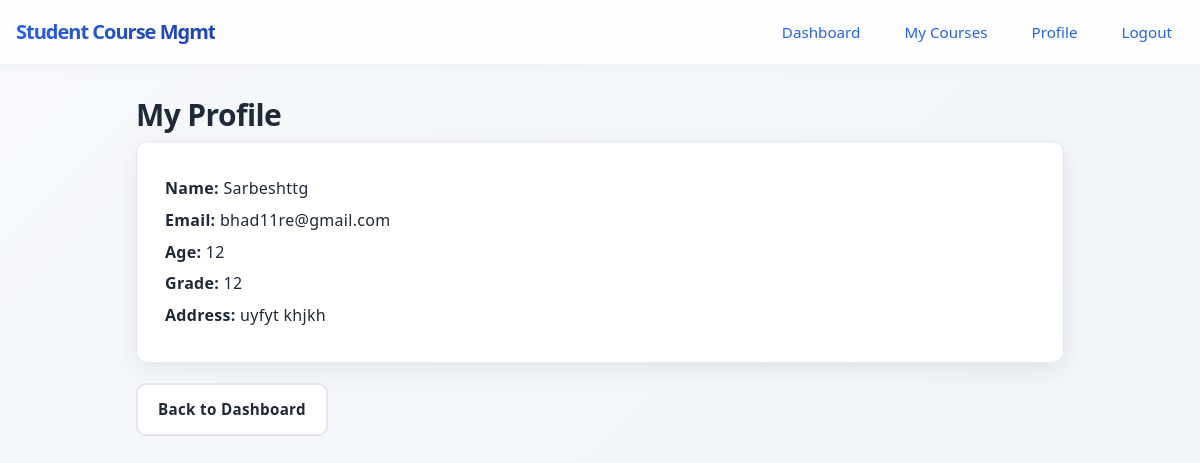
The app's page /student/profile/ (signed in) with its own data.
### app/models.py (models this page shows, shortened)
class Student(models.Model):
    user = models.OneToOneField(User, on_delete=models.CASCADE)
    name = models.CharField(max_length=100, blank=True)
    age = models.IntegerField(null=True, blank=True)
    email = models.EmailField(unique=True, null=True, blank=True)
    grade = models.IntegerField(null=True, blank=True)
    address = models.TextField(blank=True)

### app/views.py (the view)
# urls.py: path('student/profile/', student_profile, name='student_profile'),
@login_required
def student_profile(request):
    try:
        student = Student.objects.get(user=request.user)
    except Student.DoesNotExist:
        return redirect('student_create')
    return render(request, 'student/profile.html', {'student': student})

### app/templates/student/profile.html (shortened to what this page needs)
<!DOCTYPE html>
{% load static %}
<html lang="en">
<head>
    <link rel="stylesheet" href="{% static 'css/student-css/student.css' %}">
</head>
<body>
    {% include 'navbar.html' %}
    <div class="container">
        <h1>My Profile</h1>
        {% if student %}
            <div class="card profile">
                <div class="summary">
                    <p><strong>Name:</strong> {{ student.name }}</p>
                    <p><strong>Email:</strong> {{ student.email }}</p>
                    <p><strong>Age:</strong> {{ student.age }}</p>
                    <p><strong>Grade:</strong> {{ student.grade }}</p>
                    <p><strong>Address:</strong> {{ student.address }}</p>
                </div>
            </div>
        {% else %}
            <div class="card">
                <p class="muted">No profile data found. Please complete your dashboard form.</p>
            </div>
        {% endif %}
        <div class="actions">
            <a class="btn btn-outline" href="{% url 'student_dashboard' %}">Back to Dashboard</a>
        </div>
    </div>
</body>
</html>

### app/static/css/student-css/student.css (style rules this page uses)
:root { --bg: linear-gradient(135deg, #f7f9fc 0%, #f0f4f8 100%); --surface: #ffffff; --text: #1f2937; --muted: #6b7280; --primary: #2563eb; --primary-600: #1d4ed8; --primary-light: #dbeafe; --accent: #10b981; --accent-light: #d1fae5; --warn: #ef4444; --warn-light: #fee2e2; --border: #e5e7eb; --shadow: 0 8px 24px rgba(31, 41, 55, 0.08); --shadow-lg: 0 20px 40px rgba(31, 41, 55, 0.12); --radius: 12px; --transition: all 0.3s cubic-bezier(0.4, 0, 0.2, 1); }
* { box-sizing: border-box; }
html, body { height: 100%; }
body { margin: 0; font-family: ui-sans-serif, system-ui, -apple-system, Segoe UI, Roboto, Helvetica, Arial, "Apple Color Emoji", "Segoe UI Emoji"; color: var(--text); background: var(--bg); -webkit-font-smoothing: antialiased; -moz-osx-font-smoothing: grayscale; display: flex; flex-direction: column; line-height: 1.6; }
.container { width: 100%; max-width: 960px; margin: 0 auto; padding: 32px 16px; flex: 1; }
h1, h2, h3 { line-height: 1.2; margin: 0 0 16px; letter-spacing: -0.6px; color: var(--text); }
h1 { font-size: clamp(1.75rem, 2.5vw, 2.5rem); font-weight: 800; margin-bottom: 8px; }
p { line-height: 1.6; margin: 0 0 12px; letter-spacing: 0.3px; }
.card { background: var(--surface); border: 1px solid var(--border); border-radius: var(--radius); box-shadow: var(--shadow); padding: 28px; transition: var(--transition); position: relative; overflow: hidden; }
.card::before { content: ''; position: absolute; top: 0; left: 0; right: 0; height: 4px; background: linear-gradient(90deg, var(--primary), var(--accent)); opacity: 0; transition: var(--transition); }
.btn { display: inline-flex; align-items: center; justify-content: center; gap: 8px; padding: 12px 20px; border-radius: 10px; border: none; text-decoration: none; font-weight: 600; font-size: 0.95rem; transition: var(--transition); cursor: pointer; letter-spacing: 0.3px; position: relative; overflow: hidden; }
.btn::before { content: ''; position: absolute; top: 50%; left: 50%; width: 0; height: 0; border-radius: 50%; background: rgba(255, 255, 255, 0.3); transform: translate(-50%, -50%); transition: width 0.6s, height 0.6s; }
.btn-outline { color: var(--text); background: var(--surface); border: 2px solid var(--border); }
.actions { display: flex; flex-wrap: wrap; gap: 12px; margin: 20px 0; align-items: center; }
.profile { display: grid; grid-template-columns: repeat(12, 1fr); gap: 16px; }
.profile .summary { grid-column: span 12; }
.profile .summary p { margin: 6px 0; }
a { color: var(--primary); text-decoration: none; transition: var(--transition); font-weight: 500; }
.ripple-container { position: relative; overflow: hidden; }

### records on screen
Student: name "Sarbeshttg", email "bhad11re@gmail.com", age "12", grade "12", address "uyfyt khjkh"
